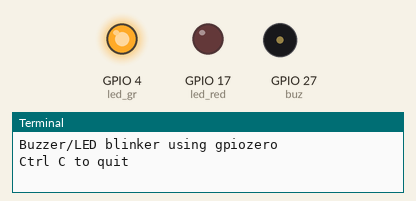
Simulated run of this program. Board: Raspberry Pi (BCM pin numbers). Shown: output pins drawn as LEDs (lit = HIGH), buzzer (waves = sounding), the last lines printed to the terminal. At 12.3 s the program stops and its outputs stay as they are.

Above: at 0.5 s.
At 11.2 s:
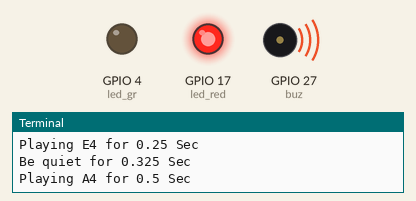
At 11.7 s:
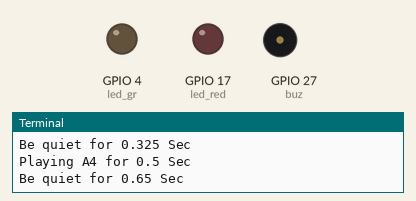
Timing chart, 0 to 13.2 s (numbered marks = the images above):
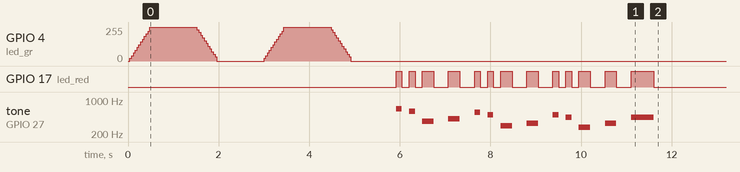

Measured:
- by itself, GPIO 17 (led_red): LOW → HIGH at 5.9 s, → LOW 0.13 s later, → HIGH 0.16 s later, → LOW 0.13 s later, … (26 changes in this stretch)
- by itself, tone on GPIO 27 (buz): plays 659 Hz for 0.13 s, 587 Hz for 0.13 s, 370 Hz for 0.25 s, 415 Hz for 0.25 s, 554 Hz for 0.13 s, 494 Hz for 0.13 s … (13 notes in this stretch)

The program:

Buzzer_melody.py
```python
'''
 Play Buzzer with musical notes
'''
import time, os, random
import gpiozero as io # using LED zero
led_gr = io.PWMLED(4) # make pin 4 into an output
led_red = io.PWMLED(17) #
#buz = io.Buzzer(27) #
buz = io.PWMOutputDevice(27)
duty = 0.4 # sounds good


print("Buzzer/LED blinker using gpiozero")

print("Ctrl C to quit")


tones = {
"B0": 31,
"C1": 33,
"CS1": 35,
"D1": 37,
"DS1": 39,
"E1": 41,
"F1": 44,
"FS1": 46,
"G1": 49,
"GS1": 52,
"A1": 55,
"AS1": 58,
"B1": 62,
"C2": 65,
"CS2": 69,
"D2": 73,
"DS2": 78,
"E2": 82,
"F2": 87,
"FS2": 93,
"G2": 98,
"GS2": 104,
"A2": 110,
"AS2": 117,
"B2": 123,
"C3": 131,
"CS3": 139,
"D3": 147,
"DS3": 156,
"E3": 165,
"F3": 175,
"FS3": 185,
"G3": 196,
"GS3": 208,
"A3": 220,
"AS3": 233,
"B3": 247,
"C4": 262,
"CS4": 277,
"D4": 294,
"DS4": 311,
"E4": 330,
"F4": 349,
"FS4": 370,
"G4": 392,
"GS4": 415,
"A4": 440,
"AS4": 466,
"B4": 494,
"C5": 523,
"CS5": 554,
"D5": 587,
"DS5": 622,
"E5": 659,
"F5": 698,
"FS5": 740,
"G5": 784,
"GS5": 831,
"A5": 880,
"AS5": 932,
"B5": 988,
"C6": 1047,
"CS6": 1109,
"D6": 1175,
"DS6": 1245,
"E6": 1319,
"F6": 1397,
"FS6": 1480,
"G6": 1568,
"GS6": 1661,
"A6": 1760,
"AS6": 1865,
"B6": 1976,
"C7": 2093,
"CS7": 2217,
"D7": 2349,
"DS7": 2489,
"E7": 2637,
"F7": 2794,
"FS7": 2960,
"G7": 3136,
"GS7": 3322,
"A7": 3520,
"AS7": 3729,
"B7": 3951,
"C8": 4186,
"CS8": 4435,
"D8": 4699,
"DS8": 4978
}


#----------------------------------------
# Nokia
#----------------------------------------

nokia= {
 'notes':['E5', 'D5', 'FS4', 'GS4',
  'CS5', 'B4', 'D4', 'E4',
  'B4', 'A4', 'CS4', 'E4',
  'A4'],

 'durations':[
  8, 8, 4, 4,
  8, 8, 4, 4,
  8, 8, 4, 4,
  2]
}
#-------------------------------------------
# Happy Birthday
#-------------------------------------------
HBD = {
 'notes':[
  'C4',  'C4',
  'D4',  'C4',  'F4',
  'E4',  'C4',  'C4',
  'D4',  'C4',  'G4',
  'F4',  'C4',  'C4',
  'C5',  'A4',  'F4',
  'E4',  'D4',  'AS4',  'AS4',
  'A4',  'F4',  'G4',
  'F4'],

 'durations':[
  4, 8,
  4, 4, 4,
  2, 4, 8,
  4, 4, 4,
  2, 4, 8,

  4, 4, 4,
  4, 4, 4, 8,
  4, 4, 4,
  2]
}
#to calculate the note duration, take one second divided by the note type.
# e.g. quarter note = 1000 / 4, eighth note = 1000/8, etc.

#to distinguish the notes, set a minimum time between them.
#the note's duration + 30% seems to work well


def playtone(frequency, t):
    led_red.on()
    buz.frequency = frequency
    buz.value = duty
    time.sleep(t)
    #buz.on()

def bequiet(t):
    led_red.off()
    buz.off()
    print('Be quiet for', t, 'Sec')
    time.sleep(t)

def playsong(song):
    assert len(song['durations']) == len(song['notes']), "Lengths of durations and Notes mismatch"
    for i in range(len(song['notes'])):
        t = float(1/song['durations'][i])
        pauseBetweenNotes = t * 1.3

        print('Playing',song['notes'][i], 'for', t, 'Sec')
        playtone(tones[song['notes'][i]], t)
        bequiet(pauseBetweenNotes)
    bequiet(0)


led_gr.blink(on_time=1, off_time=1, fade_in_time=0.5, fade_out_time=0.5, n=2, background=False)
playsong(nokia)
```
